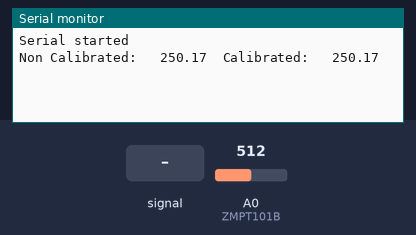
A sketch run on a simulated Arduino Uno, built with avr-gcc and run on an emulated ATmega328P. On the bench: the last lines printed to the serial monitor. Inputs (shaded band) come from the test bench; at power-on: A0 (ZMPT101B) = 512.

Above: at 1.2 s.
1.3 s: A0 (ZMPT101B) fed a 200 Hz sine of ±81 counts around its level
At 2.6 s:
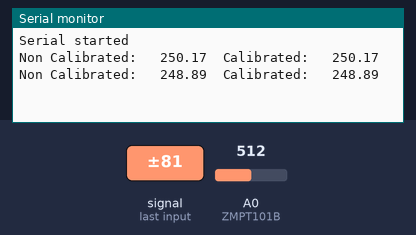
2.8 s: A0 (ZMPT101B) set to 716
At 3.8 s:
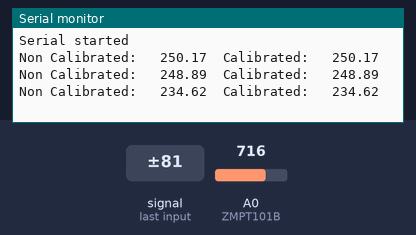
4.3 s: A0 (ZMPT101B) set to 900
At 5.5 s:
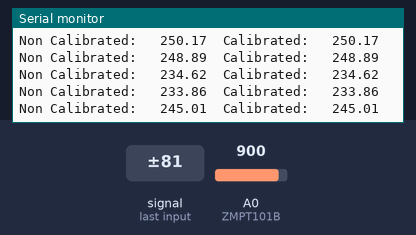
Timing chart, 0 to 7.3 s (numbered marks = the images above; inputs shaded):
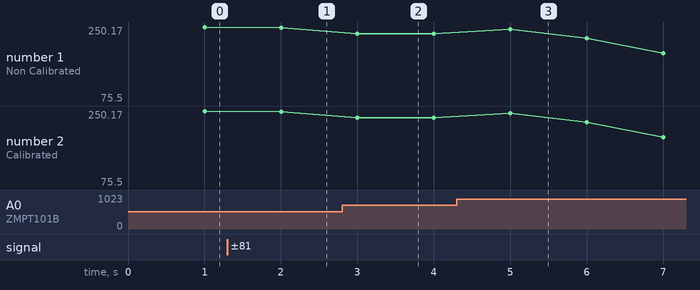

The sketch:

sketch_jun08a.ino
```cpp
/* This code works with ESP8266 12E or Arduino and ZMPT101B AC voltage sensor up to 250 VAC 50/60Hz
 * It permits the measure of True RMS value of any AC signal, not only sinewave
 * The code uses the Sigma "Standard deviation" method and displays the value every "printPeriod"
 * check www.SurtrTech.com for more details
 */

#include <Filters.h>                            //Library to use

#define ZMPT101B A0                            //Analog input

float testFrequency = 50;                     // test signal frequency (Hz)
float windowLength = 100/testFrequency;       // how long to average the signal, for statistist, changing this can have drastic effect
                                              // Test as you need

int RawValue = 0;
float Volts_TRMS;     // estimated actual voltage in Volts

float intercept = 0;  // to be adjusted based on calibration testin
float slope = 1;

/* How to get the intercept and slope? First keep them like above, intercept=0 and slope=1,
 * also below keep displaying Calibrated and non calibrated values to help you in this process.
 * Put the AC input as 0 Volts, upload the code and check the serial monitor, normally you should have 0
 * if you see another value and it is stable then the intercept will be the opposite of that value
 * Example you upload first time and then you see a stable 1.65V so the intercept will be -1.65
 * To set the slope now you need to put the voltage at something higher than 0, and measure that using your reference TRMS multimeter
 * upload the new code with the new intercept and check the value displayed as calibrated values
 * Slope = (Measured values by multimeter)/(Measured values by the code)
 * Place your new slope and reupload the code, if you have problems with calibration try to adjust them both
 * or add a new line to calibrate further
 * Slope and intercept have nothing to do with the TRMS calculation, it's just an adjustement of the line of solutions
 */


unsigned long printPeriod = 1000; //Measuring frequency, every 1s, can be changed
unsigned long previousMillis = 0;

RunningStatistics inputStats; //This class collects the value so we can apply some functions

void setup() {
  Serial.begin(115200);    // start the serial port
  Serial.println("Serial started");
  inputStats.setWindowSecs( windowLength );
}

void loop() {

     ReadVoltage();  //The only function I'm running, be careful when using with this kind of boards
                     //Do not use very long delays, or endless loops inside the loop


}

float ReadVoltage(){
    RawValue = analogRead(ZMPT101B);  // read the analog in value:
    inputStats.input(RawValue);       // log to Stats function

    if((unsigned long)(millis() - previousMillis) >= printPeriod) { //We calculate and display every 1s
      previousMillis = millis();   // update time

      Volts_TRMS = inputStats.sigma()* slope + intercept;
//      Volts_TRMS = Volts_TRMS*0.979;              //Further calibration if needed

      Serial.print("Non Calibrated: ");
      Serial.print("\t");
      Serial.print(inputStats.sigma());
      Serial.print("\t");
      Serial.print("Calibrated: ");
      Serial.print("\t");
      Serial.println(Volts_TRMS);

  }
}
```

Measured:
- after the input at 1.3 s, the serial monitor: prints a new line after 0.70 s (image 1)
- after the input at 2.8 s, the serial monitor: prints a new line after 0.20 s (image 2)
- after the input at 4.3 s, the serial monitor: prints a new line after 0.70 s (image 3)
- plotted number 1: 250.17 → 248.89 after the input at 1.3 s, 248.89 → 233.86 after the input at 2.8 s, 233.86 → 75.5 after the input at 4.3 s
- plotted number 2: 250.17 → 248.89 after the input at 1.3 s, 248.89 → 233.86 after the input at 2.8 s, 233.86 → 75.5 after the input at 4.3 s
